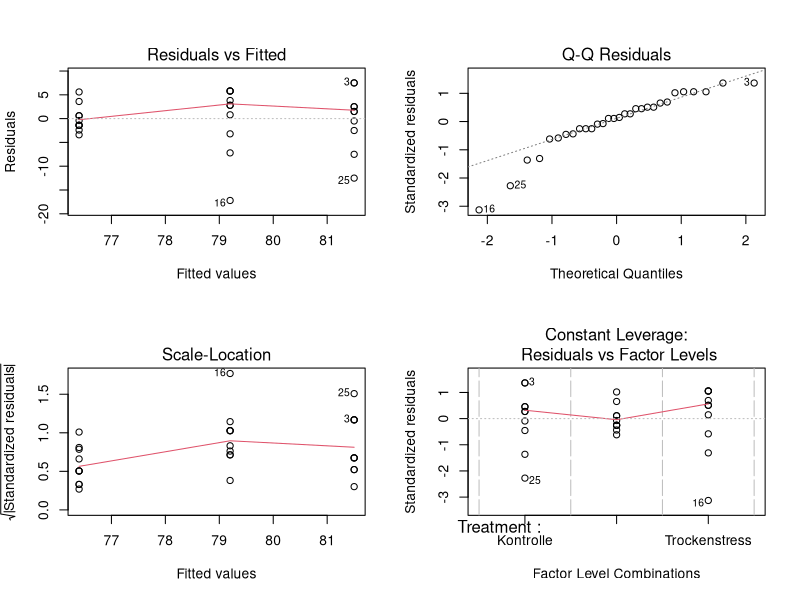
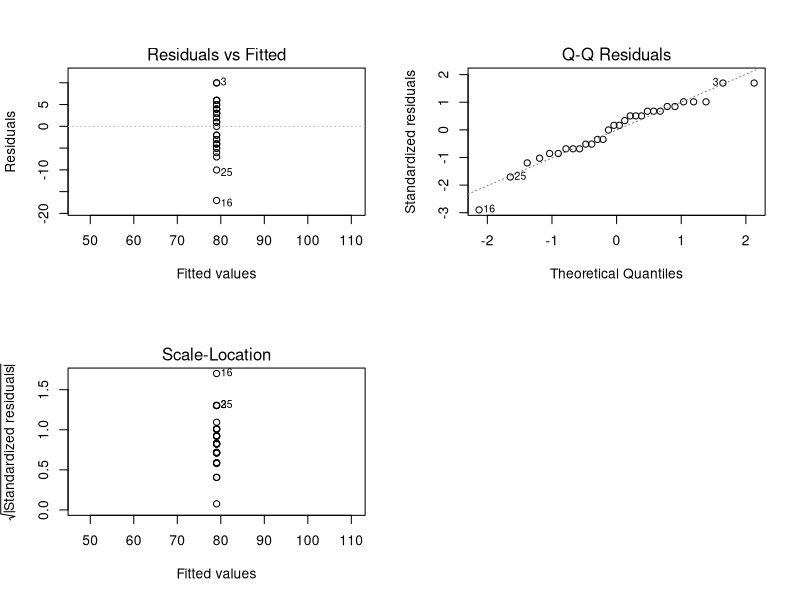

Write the R code that produced these figures, in order. (Note: this script raises an error after producing the figures.)
library(tidyverse)
library(readxl)
library(gridExtra)
library(ggpubr)
library(reshape2)
library(lme4)

maize <- read_excel("Maize dataset.xlsx")

#statistics
#testing if the treatments are effecting the Plantheight
height <- maize[!duplicated(maize$Pflanzennummer), ]

h1 <- lm(Pflanzenhoehe ~ Treatment, data = height)
summary(h1)

h0 <- lm(Pflanzenhoehe ~ 1, data = height)
summary(h0)

par(mfrow = c(2, 2))
plot(h1)
plot(h0)
par(mfrow = c(1, 1))

anova(h1, h0) #h1 seems to be the better model
#p-value if we expect this to be nd: 0.1628 -> Treatments have an effect on plant height
#which however is not significant


#one-way anova for treatment
h1 <- lm(Chl_Labor ~ Treatment, data = lab)
summary(h1)

h0 <- lm(Chl_Labor ~ 1, data = lab)
summary(h0)

par(mfrow = c(2, 2))
plot(h1)
plot(h0)
par(mfrow = c(1, 1))

anova(h1, h0) #h1 seems to be the better model
#p-value if we expect this to be nd: 0.09161 -> Treatments have an effect on the 
#chlorophyll content, which however is not significant


#two way anova for treatments/leave 
lab <- maize[!duplicated(maize$Chl_Labor), ]

lab$Treatment[lab$Treatment == "Nährstoffmangel"] <- "mngl"
lab$Treatment[lab$Treatment == "Trockenstress"] <- "trck"
lab$Treatment[lab$Treatment == "Kontrolle"] <- "kont" #names were to long for the lmer function

h2 <- lmer(Chl_Labor ~ Treatment + (1 | Blattalter), data = lab)
summary(h2)
#the variance dependent on the leave age is much higher than the residual variance, the
#variance dependent on the leave age appears to be significantly different from zero

confint(h2, parm = "sd_(Intercept)|Blattalter", level=0.95, 
        method = "profile", oldNames = F)
#Conclusion: The confidence interval for the standard deviation does not include zero; 
#-> reject the null hypothesis that the variance is zero.
#a significant effect of leave age on the chlorophyll content can be shown 

h3 <- lmer(Chl_Labor ~ (1 | Blattalter), data = lab)

summary(h3)
anova(h2, h3)#h2 seems to be the better model
#p-value: 4.006e-05 -> Treatments have a significant effect on the chlorophyll content

#interaction plot
ggplot(maize, aes(x = Treatment, y = Chl_Labor, col = Blattalter)) + 
  geom_smooth(aes(group = Blattalter)) + 
  geom_jitter(width = 0.05, height = 0) + 
  ggtitle("Effect of Leave-Age and Treatments on the Chlorophyll-Content") + 
  ylab("Chlorophyll content") +
  xlab("Treatment") +
  theme_bw()

#this shows that we have a strong leave age effect, a small treatment effect and a small
#interaction between those two effects 

#checking if the treatments effect the DM
tm <- slice(height, 10:30)
tm <- transform(tm, TM_Ganze_Pflanze = as.numeric(TM_Ganze_Pflanze))

h1 <- lm(TM_Ganze_Pflanze ~ Treatment, data = tm)
summary(h1)

h0 <- lm(TM_Ganze_Pflanze ~ 1, data = tm)
summary(h0)

par(mfrow = c(2, 2))
plot(h1)
plot(h0)
par(mfrow = c(1, 1))

anova(h1, h0) #h1 seems to be the better model
#p-value if we expect this to be nd: 0.08914 -> Treatments have an effect on the 
#dry matter content, which however is not significant





